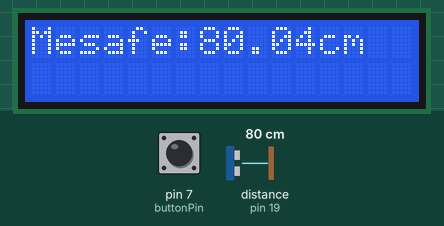
Simulated run of this sketch. Board: Arduino Uno, built with avr-gcc and run on an emulated ATmega328P. Parts: 16×2 character LCD. Wiring (inferred from the names in the program): ultrasonic range finder: trigger pin 18; echo pin 19. The inputs (shaded band) are chosen by the test bench; at power-on: distance to the obstacle (sensor on pin 19) 80 cm, pin 7 (buttonPin) HIGH. The echo pulse lasts 58.3 µs per cm.

Above: at 1.2 s.
1.3 s: distance to the obstacle (sensor on pin 19) set to 120 cm
At 2.0 s:
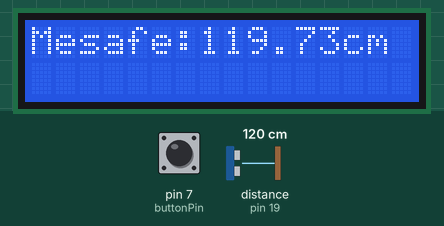
4.3 s: pin 7 (buttonPin) pulled LOW for 0.6 s
At 5.0 s:
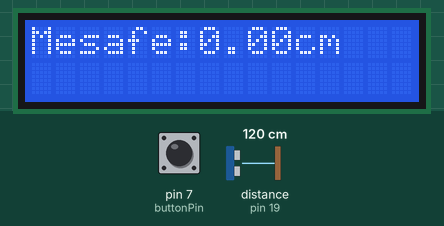
6.4 s: distance to the obstacle (sensor on pin 19) set to 250 cm
At 7.1 s:
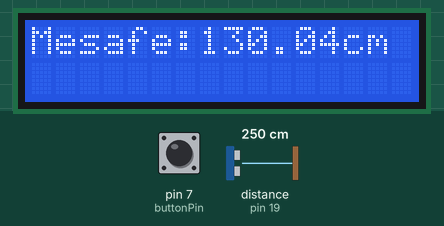
8.2 s: distance to the obstacle (sensor on pin 19) set to 299 cm
At 8.7 s:
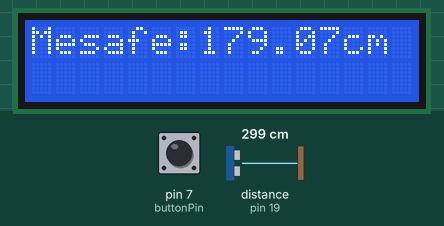
Timing chart, 0 to 10.8 s (numbered marks = the images above; inputs shaded):
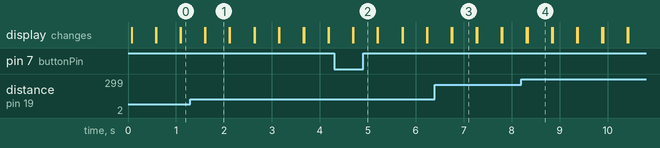

The sketch:

ultraJump.ino
```cpp
#include <LiquidCrystal.h>

#define trigger 18
#define echo 19

LiquidCrystal lcd(12,11,5,4,3,2);

float time=0,distance=0;
float initial=0,diff=0;
int buttonState1 = 0;
const int buttonPin = 7;

void setup()
{
 lcd.begin(16,2);
 pinMode(trigger,OUTPUT);
 pinMode(echo,INPUT);
 pinMode(buttonPin, INPUT);
 digitalWrite(buttonPin, HIGH);
}

void loop()
{
 lcd.clear();
 buttonState1 = digitalRead(buttonPin);

 digitalWrite(trigger,LOW);
 delayMicroseconds(2);
 digitalWrite(trigger,HIGH);
 delayMicroseconds(10);
 digitalWrite(trigger,LOW);
 delayMicroseconds(2);
 int duration = pulseIn(echo, HIGH);
//and gere we calculate distance from it
 distance = duration/29.14 / 2;
 if (buttonState1 == LOW ){
     initial=distance;
     diff=0;
 }
 if(distance-initial >diff)
    diff=distance-initial;
 lcd.clear();
 lcd.print("Mesafe:");
 lcd.print(diff);
 lcd.print("cm");
 delay(500);
}
```

Measured:
- after the input at 1.3 s, the display: first differs from a run without the input after 0.31 s (image 1)
- after the input at 4.3 s, the display: first differs from a run without the input after 0.40 s (image 2)
- after the input at 6.4 s, the display: first differs from a run without the input after 0.36 s (image 3)
- after the input at 8.2 s, the display: first differs from a run without the input after 0.13 s (image 4)
- what the display in image 1 shows lasts 0.5 s, from 1.6 s to 2.1 s
